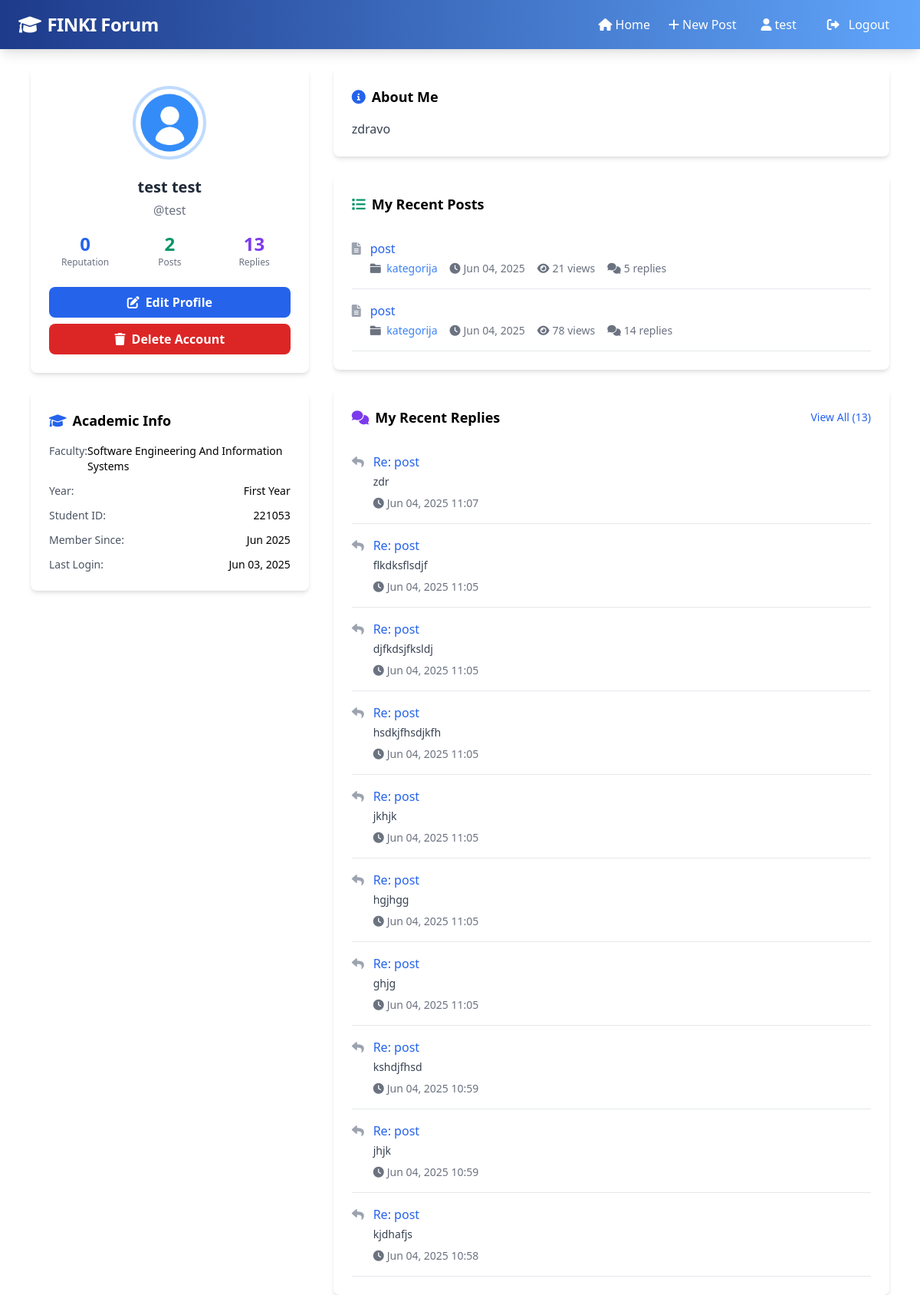
Before: /accounts/profile/ (signed in) with the older database file.
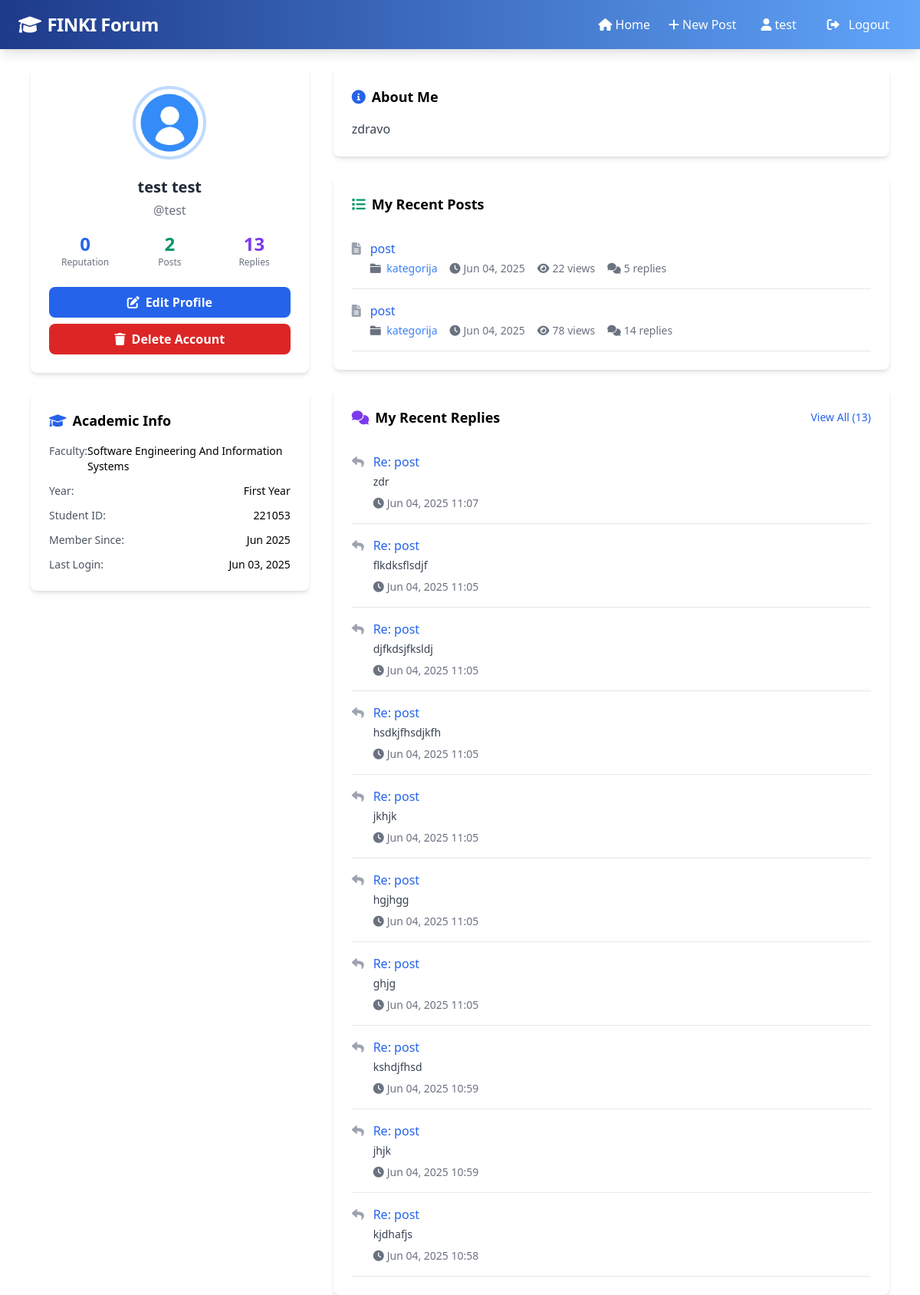
After: the same page with the newer database file.
### forum/models.py (models this page shows, shortened)
class Post(models.Model):
    title = models.CharField(max_length=200)
    content = models.TextField()
    author = models.ForeignKey(User, on_delete=models.CASCADE, related_name='posts')
    category = models.ForeignKey(Category, on_delete=models.CASCADE, related_name='posts')
    created_date = models.DateTimeField(default=timezone.now)
    updated_date = models.DateTimeField(auto_now=True)
    views = models.IntegerField(default=0)
    is_pinned = models.BooleanField(default=False)
    is_closed = models.BooleanField(default=False)
    class Meta:
        ordering = ['-is_pinned', '-created_date']
    def get_reply_count(self):
        return self.replies.count()

class Category(models.Model):
    name = models.CharField(max_length=100)
    description = models.TextField()
    created_date = models.DateTimeField(default=timezone.now)
    class Meta:
        verbose_name_plural = "Categories"
        ordering = ['name']

### accounts/views.py (the view)
# urls.py: path('profile/', views.profile, name='profile'),
@login_required
def profile(request):
    try:
        user_posts = Post.objects.filter(author=request.user).select_related('category').order_by('-created_date')[:10]
        user_replies = Reply.objects.filter(author=request.user).select_related('post').order_by('-created_date')[:10]
        posts_count = Post.objects.filter(author=request.user).count()
        replies_count = Reply.objects.filter(author=request.user).count()
    except:
        user_posts = []
        user_replies = []
        posts_count = 0
        replies_count = 0
    context = {
        'user_posts': user_posts,
        'user_replies': user_replies,
        'posts_count': posts_count,
        'replies_count': replies_count,
    }
    return render(request, 'accounts/profile.html', context)

### templates/accounts/profile.html (shortened to what the changed rows need)
{% extends 'base.html' %}
{% block content %}
<div class="max-w-6xl mx-auto">
    <div class="flex flex-col lg:flex-row gap-8">
        <div class="w-full lg:w-2/3">
            <div class="bg-white rounded-lg shadow-md p-6 mb-6">
                {% for post in user_posts %}
                <div class="border-b border-gray-200 py-4 {% if forloop.last %}border-0{% endif %}">
                    <div class="flex items-start space-x-3">
                        <div class="flex-shrink-0">
                            <i class="fas fa-file-alt text-gray-400"></i>
                        </div>
                        <div class="flex-1 min-w-0">
                            <h6 class="text-blue-600 font-medium hover:underline">
                                <a href="{% url 'forum:post_detail' post.pk %}">{{ post.title }}</a>
                            </h6>
                            <div class="flex items-center text-sm text-gray-500 mt-1 space-x-4">
                                <span>
                                    <i class="fas fa-folder mr-1"></i>
                                    <a href="{% url 'forum:category_posts' post.category.pk %}" class="text-blue-500 hover:underline">
                                        {{ post.category.name }}
                                    </a>
                                </span>
                                <span><i class="fas fa-clock mr-1"></i>{{ post.created_date|date:"M d, Y" }}</span>
                                <span><i class="fas fa-eye mr-1"></i>{{ post.views }} views</span>
                                <span><i class="fas fa-comments mr-1"></i>{{ post.get_reply_count }} replies</span>
                            </div>
                        </div>
                    </div>
                </div>
                {% endfor %}
            </div>
        </div>
    </div>
</div>
{% endblock %}

Changed rows visible on the page:
changed Post (number 1 of 2 on the later page): views "21" → "22"
